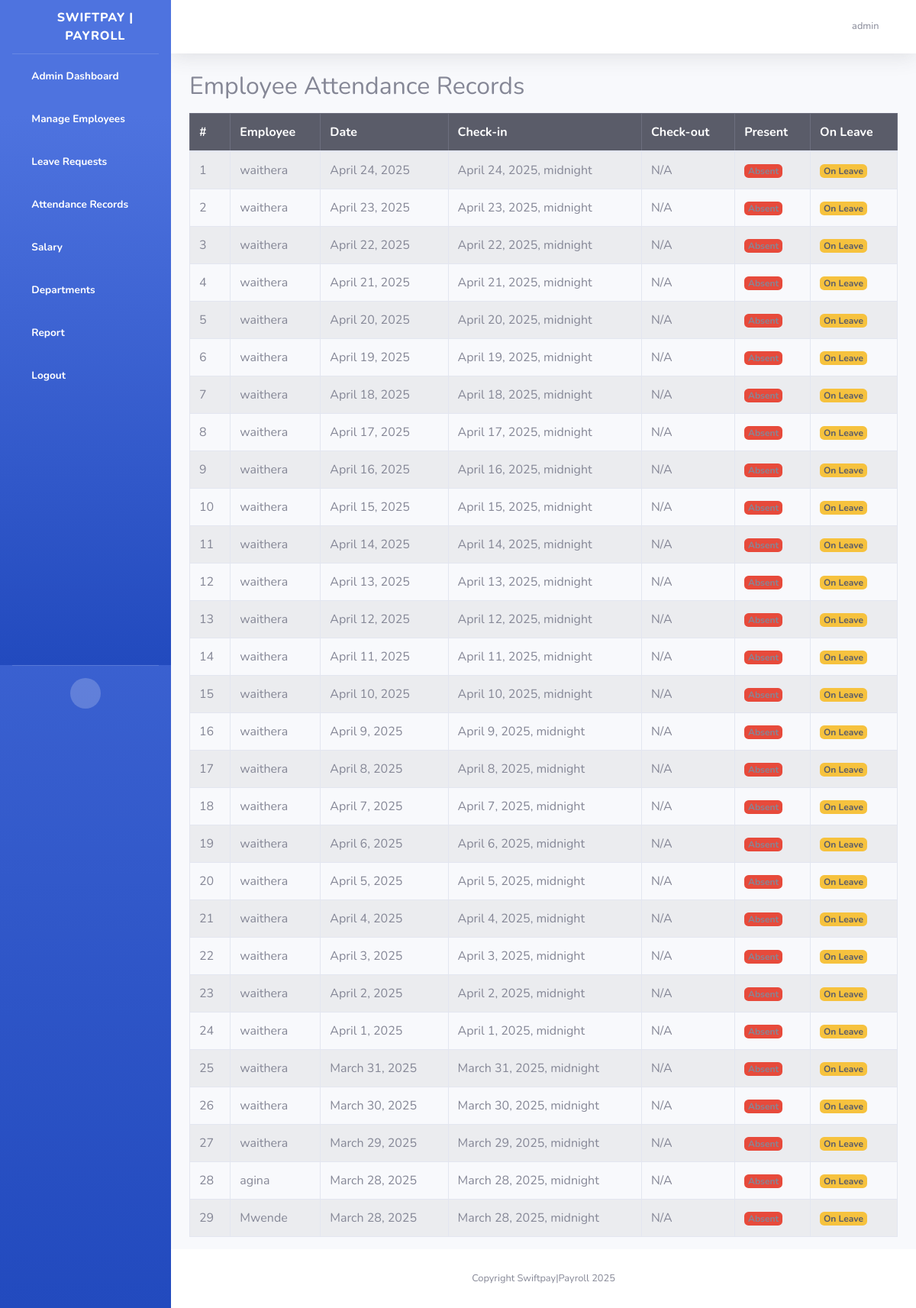
The app's page /attendance/ (signed in) with its own data.
### mywebsite/models.py (models this page shows, shortened)
class CustomUser(AbstractUser):
    GENDER_CHOICES = [
        ('M', 'Male'),
        ('F', 'Female'),
        ('O', 'Other')
    ]
    employee_id = models.CharField(max_length=20, unique=True)
    date_of_birth = models.DateField(null=True, blank=True)
    gender = models.CharField(max_length=1, choices=GENDER_CHOICES)
    phone_number = models.CharField(max_length=15, blank=True)
    address = models.TextField(blank=True)
    joined_date = models.DateField(default=timezone.now)
    role = models.ForeignKey(EmployeeRole, on_delete=models.SET_NULL, null=True)
    department = models.ForeignKey(Department, on_delete=models.SET_NULL, null=True)
    is_active_employee = models.BooleanField(default=True)
    middle_name = models.CharField(max_length=255, null=True, blank=True)
    residential_status = models.CharField(max_length=2, choices=[
        ('R', 'Resident'),
        ('NR', 'Non-Resident')
    ], null=True, blank=True)
    national_id = models.CharField(max_length=10, null=True, blank=True)
    kra_pin = models.CharField(max_length=11, null=True, blank=True)
    nssf_no = models.CharField(max_length=15, null=True, blank=True)
    nhif_no = models.CharField(max_length=15, null=True, blank=True)
    passport_photo = models.ImageField(upload_to='employee_photos/', blank=True, null=True)
    basic_salary = models.DecimalField(max_digits=10, decimal_places=2, null=True, blank=True)
    bank = models.CharField(max_length=50, null=True, blank=True)
    bank_account_name = models.CharField(max_length=255, null=True, blank=True)
    bank_account_number = models.CharField(max_length=35, null=True, blank=True)
    bank_branch = models.CharField(max_length=40, null=True, blank=True)
    employee_personal_number = models.CharField(max_length=50, null=True, blank=True)
    date_of_employment = models.DateField(null=True, blank=True)
    contract_type = models.CharField(choices=[
        ('P', 'Permanent'),
        ('T', 'Temporary')
    ], max_length=1, null=True, blank=True)
    job_title = models.CharField(max_length=50, null=True, blank=True)
    employee_email = models.EmailField(null=True, blank=True)
    mobile_phone = models.CharField(max_length=15, null=True, blank=True)

class Attendance(models.Model):
    employee = models.ForeignKey(CustomUser, on_delete=models.CASCADE)
    date = models.DateField()
    check_in = models.DateTimeField()
    check_out = models.DateTimeField(null=True, blank=True)
    is_present = models.BooleanField(default=False)
    is_leave = models.BooleanField(default=False)
    class Meta:
        unique_together = ('employee', 'date')

### mywebsite/views.py (the view)
# urls.py: path('attendance/', views.attendance_list, name='attendance_list'),
def attendance_list(request):
    attendances = Attendance.objects.all().order_by('-date')
    return render(request, 'attendance_list.html', {'attendances': attendances})

### templates/attendance_list.html
{% extends "base.html" %}
{% block content %}
<div class="container mt-4">
    <h2>Employee Attendance Records</h2>
    <table class="table table-bordered table-striped mt-3">
        <thead class="table-dark">
            <tr>
                <th>#</th>
                <th>Employee</th>
                <th>Date</th>
                <th>Check-in</th>
                <th>Check-out</th>
                <th>Present</th>
                <th>On Leave</th>
            </tr>
        </thead>
        <tbody>
            {% for attendance in attendances %}
            <tr>
                <td>{{ forloop.counter }}</td>
                <td>{{ attendance.employee.username }}</td>
                <td>{{ attendance.date }}</td>
                <td>{{ attendance.check_in }}</td>
                <td>{{ attendance.check_out|default:"N/A" }}</td>
                <td>
                    {% if attendance.is_present %}
                        <span class="badge bg-success">Present</span>
                    {% else %}
                        <span class="badge bg-danger">Absent</span>
                    {% endif %}
                </td>
                <td>
                    {% if attendance.is_leave %}
                        <span class="badge bg-warning text-dark">On Leave</span>
                    {% else %}
                        <span class="badge bg-secondary">No</span>
                    {% endif %}
                </td>
            </tr>
            {% empty %}
            <tr>
                <td colspan="7" class="text-center">No attendance records found.</td>
            </tr>
            {% endfor %}
        </tbody>
    </table>
</div>
{% endblock %}

### templates/base.html (shortened to what this page needs)
<!DOCTYPE html>
<html lang="en">
<head>
    {% load static %}
    <link href="{% static 'theme/vendor/fontawesome-free/css/all.min.css'  %}" rel="stylesheet" type="text/css">
    <link href="{% static 'theme/css/sb-admin-2.min.css'  %}" rel="stylesheet">
    <link href="{% static 'css/app.css'  %}" rel="stylesheet">
    <link href="{% static 'jquerui/jquery-ui.css' %}" rel='stylesheet' type='text/css'/>
    <link href="https://cdn.datatables.net/1.10.20/css/jquery.dataTables.min.css" rel='stylesheet' type='text/css'/>
</head>
<body id="page-top">
<div id="wrapper">
    <ul class="navbar-nav bg-gradient-primary sidebar sidebar-dark accordion" id="accordionSidebar">
        <a class="sidebar-brand d-flex align-items-center justify-content-center" href="">
            <div class="sidebar-brand-icon rotate-n-15">
                <i class="fas fa-money-check-alt"></i>
            </div>
            <div class="sidebar-brand-text mx-3">SwiftPay | Payroll</div>
        </a>
        {% if user.is_authenticated %}
        <ul class="navbar-nav bg-gradient-primary sidebar sidebar-dark accordion" id="accordionSidebar">
            {% if user.is_superuser %}
                <li class="nav-item active">
                    <a class="nav-link" href="{% url 'dashboard' %}">
                        <i class="fas fa-fw fa-user-shield"></i>
                        <span>Admin Dashboard</span></a>
                </li>
                <li class="nav-item active">
                    <a class="nav-link" href="{% url 'employee_list' %}">
                        <i class="fas fa-fw fa-user-friends"></i>
                        <span>Manage Employees</span></a>
                </li>
                <li class="nav-item active">
                    <a class="nav-link" href="{% url 'leave_application_list' %}">
                        <i class="fas fa-fw fa-calendar-check"></i>
                        <span>Leave Requests</span></a>
                </li>
                <li class="nav-item active">
                    <a class="nav-link" href="{% url 'attendance_list'%}">
                        <i class="fas fa-fw fa-book-medical"></i>
                        <span>Attendance Records</span></a>
                </li>
                <li class="nav-item active">
                    <a class="nav-link" href="{% url 'admin_salary_list'%}">
                        <i class="fas fa-fw fa-check-circle"></i>
                        <span>Salary</span></a>
                </li>
                <li class="nav-item active">
                    <a class="nav-link" href="{% url 'department_list'%}">
                        <i class="fas fa-fw fa-check-circle"></i>
                        <span>Departments</span></a>
                </li>
                <li class="nav-item active">
                    <a class="nav-link" href="{% url 'monthly_payroll_report'%}">
                        <i class="fas fa-fw fa-check-circle"></i>
                        <span>Report</span></a>
                </li>
            {% endif %}
            <li class="nav-item active">
                <a class="nav-link" href="{% url 'logout' %}">
                    <i class="fas fa-fw fa-sign-out-alt"></i>
                    <span>Logout</span></a>
            </li>
        </ul>
    {% endif %}
        <hr class="sidebar-divider">
        <div class="text-center d-none d-md-inline">
            <button class="rounded-circle border-0" id="sidebarToggle"></button>
        </div>
    </ul>
    <div id="content-wrapper" class="d-flex flex-column">
        <div id="content">
            <nav class="navbar navbar-expand navbar-light bg-white topbar mb-4 static-top shadow">
                <ul class="navbar-nav ml-auto">
                    <li class="nav-item dropdown no-arrow">
                        <a class="nav-link dropdown-toggle" href="#" id="userDropdown" role="button"
                           data-toggle="dropdown" aria-haspopup="true" aria-expanded="false">
                            <span class="mr-2 d-none d-lg-inline text-gray-600 small">{{request.user.username}}</span>
                            <i class="far fa-user-circle"></i>
                        </a>
                    </li>
                </ul>
            </nav>
            {% block content %}
            {% endblock %}
            <footer class="sticky-footer bg-white">
                <div class="container my-auto">
                    <div class="copyright text-center my-auto">
                        <span>Copyright Swiftpay|Payroll 2025</span>
                    </div>
                </div>
            </footer>
        </div>
    </div>
</div>
</body>
</html>

### records on screen
CustomUser: user.username "admin"
Attendance: employee.username "waithera", date "April 24, 2025", check_in "April 24, 2025, midnight", check_out "N/A", is_present "Absent", is_leave "On Leave"
Attendance: employee.username "waithera", date "April 23, 2025", check_in "April 23, 2025, midnight", check_out "N/A", is_present "Absent", is_leave "On Leave"
Attendance: employee.username "waithera", date "April 22, 2025", check_in "April 22, 2025, midnight", check_out "N/A", is_present "Absent", is_leave "On Leave"
Attendance: employee.username "waithera", date "April 21, 2025", check_in "April 21, 2025, midnight", check_out "N/A", is_present "Absent", is_leave "On Leave"
Attendance: employee.username "waithera", date "April 20, 2025", check_in "April 20, 2025, midnight", check_out "N/A", is_present "Absent", is_leave "On Leave"
Attendance: employee.username "waithera", date "April 19, 2025", check_in "April 19, 2025, midnight", check_out "N/A", is_present "Absent", is_leave "On Leave"
Attendance: employee.username "waithera", date "April 18, 2025", check_in "April 18, 2025, midnight", check_out "N/A", is_present "Absent", is_leave "On Leave"
Attendance: employee.username "waithera", date "April 17, 2025", check_in "April 17, 2025, midnight", check_out "N/A", is_present "Absent", is_leave "On Leave"
Attendance: employee.username "waithera", date "April 16, 2025", check_in "April 16, 2025, midnight", check_out "N/A", is_present "Absent", is_leave "On Leave"
Attendance: employee.username "waithera", date "April 15, 2025", check_in "April 15, 2025, midnight", check_out "N/A", is_present "Absent", is_leave "On Leave"
Attendance: employee.username "waithera", date "April 14, 2025", check_in "April 14, 2025, midnight", check_out "N/A", is_present "Absent", is_leave "On Leave"
Attendance: employee.username "waithera", date "April 13, 2025", check_in "April 13, 2025, midnight", check_out "N/A", is_present "Absent", is_leave "On Leave"
Attendance: employee.username "waithera", date "April 12, 2025", check_in "April 12, 2025, midnight", check_out "N/A", is_present "Absent", is_leave "On Leave"
Attendance: employee.username "waithera", date "April 11, 2025", check_in "April 11, 2025, midnight", check_out "N/A", is_present "Absent", is_leave "On Leave"
Attendance: employee.username "waithera", date "April 10, 2025", check_in "April 10, 2025, midnight", check_out "N/A", is_present "Absent", is_leave "On Leave"
Attendance: employee.username "waithera", date "April 9, 2025", check_in "April 9, 2025, midnight", check_out "N/A", is_present "Absent", is_leave "On Leave"
Attendance: employee.username "waithera", date "April 8, 2025", check_in "April 8, 2025, midnight", check_out "N/A", is_present "Absent", is_leave "On Leave"
Attendance: employee.username "waithera", date "April 7, 2025", check_in "April 7, 2025, midnight", check_out "N/A", is_present "Absent", is_leave "On Leave"
Attendance: employee.username "waithera", date "April 6, 2025", check_in "April 6, 2025, midnight", check_out "N/A", is_present "Absent", is_leave "On Leave"
Attendance: employee.username "waithera", date "April 5, 2025", check_in "April 5, 2025, midnight", check_out "N/A", is_present "Absent", is_leave "On Leave"
Attendance: employee.username "waithera", date "April 4, 2025", check_in "April 4, 2025, midnight", check_out "N/A", is_present "Absent", is_leave "On Leave"
Attendance: employee.username "waithera", date "April 3, 2025", check_in "April 3, 2025, midnight", check_out "N/A", is_present "Absent", is_leave "On Leave"
Attendance: employee.username "waithera", date "April 2, 2025", check_in "April 2, 2025, midnight", check_out "N/A", is_present "Absent", is_leave "On Leave"
Attendance: employee.username "waithera", date "April 1, 2025", check_in "April 1, 2025, midnight", check_out "N/A", is_present "Absent", is_leave "On Leave"
Attendance: employee.username "waithera", date "March 31, 2025", check_in "March 31, 2025, midnight", check_out "N/A", is_present "Absent", is_leave "On Leave"
Attendance: employee.username "waithera", date "March 30, 2025", check_in "March 30, 2025, midnight", check_out "N/A", is_present "Absent", is_leave "On Leave"
Attendance: employee.username "waithera", date "March 29, 2025", check_in "March 29, 2025, midnight", check_out "N/A", is_present "Absent", is_leave "On Leave"
Attendance: employee.username "agina", date "March 28, 2025", check_in "March 28, 2025, midnight", check_out "N/A", is_present "Absent", is_leave "On Leave"
Attendance: employee.username "Mwende", date "March 28, 2025", check_in "March 28, 2025, midnight", check_out "N/A", is_present "Absent", is_leave "On Leave"
